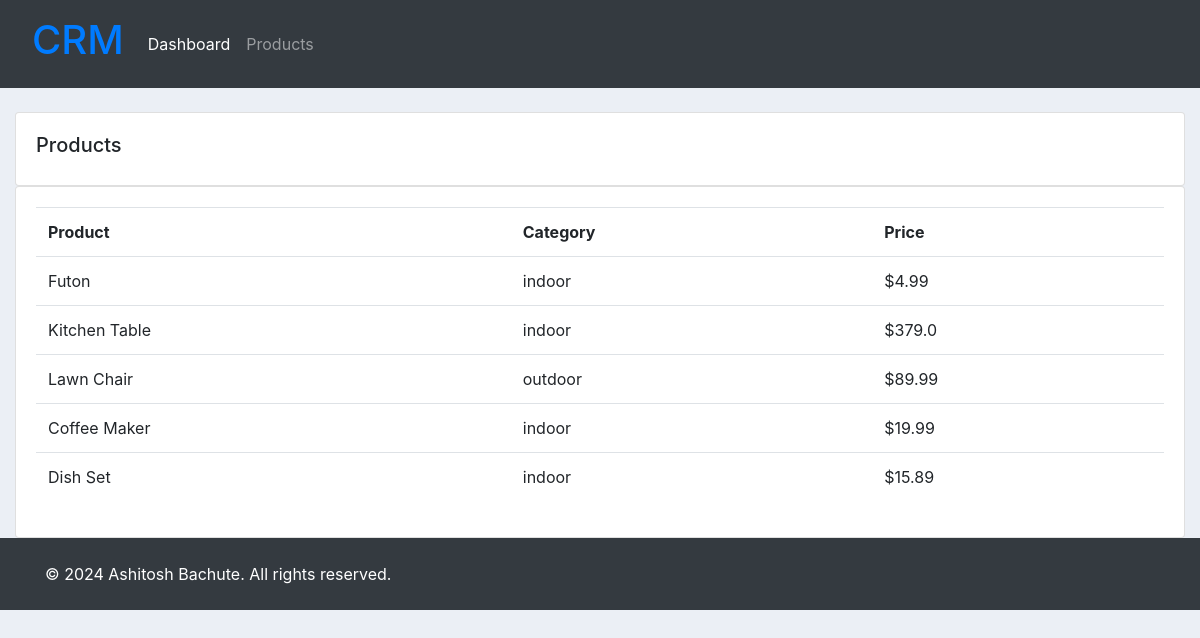
Screenshot of /products/ with the database file from the repository.
### accounts/models.py (models this page shows, shortened)
class Product(models.Model):
	CATEGORY = (
			('Indoor', 'Indoor'),
			('Out Door', 'Out Door'),
			)
	name = models.CharField(max_length=200, null=True)
	price = models.FloatField(null=True)
	category = models.CharField(max_length=200, null=True, choices=CATEGORY)
	description = models.TextField()
	date_created = models.DateTimeField(auto_now_add=True, null=True, blank=True)

### accounts/views.py (the view)
# urls.py: path('products/', views.products, name="products"),
def products(request):
	products = Product.objects.all()
	context = {'products':products}
	return render(request, 'accounts/products.html', context)

### accounts/templates/accounts/products.html
{% extends 'accounts/main_template.html' %}
{% block content %}
<br>
<div class="row">
	<div class="col-md">
		<div class="card card-body">
			<h5>Products</h5>
		</div>
		<div class="card card-body">
			<table class="table">
				<tr>
					<th>Product</th>
					<th>Category</th>
					<th>Price</th>
				</tr>
				{% for product in products %}
					<tr>
						<td>{{product.name}}</td>
						<td>{{product.category}}</td>
						<td>${{product.price}}</td>
					</tr>
				{% endfor %}
			</table>
		</div>
	</div>
</div>
{% endblock content %}

### static/css/main.css (style rules this page uses)
body { background-color: #ebeff5; }

### rows the page displays
Product: name "Futon", category "indoor", price "4.99"
Product: name "Kitchen Table", category "indoor", price "379.0"
Product: name "Lawn Chair", category "outdoor", price "89.99"
Product: name "Coffee Maker", category "indoor", price "19.99"
Product: name "Dish Set", category "indoor", price "15.89"
